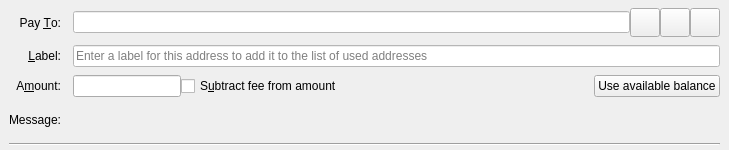
<?xml version="1.0" encoding="UTF-8"?>
<ui version="4.0">
 <class>SendCoinsEntry</class>
 <widget class="QStackedWidget" name="SendCoinsEntry">
  <property name="geometry">
   <rect>
    <x>0</x>
    <y>0</y>
    <width>729</width>
    <height>150</height>
   </rect>
  </property>
  <property name="focusPolicy">
   <enum>Qt::TabFocus</enum>
  </property>
  <property name="autoFillBackground">
   <bool>false</bool>
  </property>
  <widget class="QFrame" name="SendCoins">
   <property name="frameShape">
    <enum>QFrame::NoFrame</enum>
   </property>
   <layout class="QGridLayout" name="gridLayout">
    <property name="topMargin">
     <number>8</number>
    </property>
    <property name="bottomMargin">
     <number>4</number>
    </property>
    <property name="horizontalSpacing">
     <number>12</number>
    </property>
    <property name="verticalSpacing">
     <number>8</number>
    </property>
    <item row="0" column="0">
     <widget class="QLabel" name="payToLabel">
      <property name="text">
       <string>Pay &amp;To:</string>
      </property>
      <property name="alignment">
       <set>Qt::AlignRight|Qt::AlignTrailing|Qt::AlignVCenter</set>
      </property>
      <property name="buddy">
       <cstring>payTo</cstring>
      </property>
     </widget>
    </item>
    <item row="0" column="1">
     <layout class="QHBoxLayout" name="payToLayout">
      <property name="spacing">
       <number>0</number>
      </property>
      <item>
       <widget class="QValidatedLineEdit" name="payTo">
        <property name="styleSheet">
         <string notr="true">#payTo {background-color: rgb(255, 255, 255); color: #000000;selection-color: #ffffff;selection-background-color: #018f01}</string>
        </property>
        <property name="toolTip">
         <string>The Nusacoin address to send the payment to</string>
        </property>
       </widget>
      </item>
      <item>
       <widget class="QToolButton" name="addressBookButton">
        <property name="toolTip">
         <string>Choose previously used address</string>
        </property>
        <property name="text">
         <string/>
        </property>
        <property name="icon">
         <iconset resource="../nusacoin.qrc">
          <normaloff>:/icons/address-book</normaloff>:/icons/address-book</iconset>
        </property>
        <property name="iconSize">
         <size>
          <width>22</width>
          <height>22</height>
         </size>
        </property>
        <property name="shortcut">
         <string>Alt+A</string>
        </property>
       </widget>
      </item>
      <item>
       <widget class="QToolButton" name="pasteButton">
        <property name="toolTip">
         <string>Paste address from clipboard</string>
        </property>
        <property name="text">
         <string/>
        </property>
        <property name="icon">
         <iconset resource="../nusacoin.qrc">
          <normaloff>:/icons/editpaste</normaloff>:/icons/editpaste</iconset>
        </property>
        <property name="iconSize">
         <size>
          <width>22</width>
          <height>22</height>
         </size>
        </property>
        <property name="shortcut">
         <string>Alt+P</string>
        </property>
       </widget>
      </item>
      <item>
       <widget class="QToolButton" name="deleteButton">
        <property name="toolTip">
         <string>Remove this entry</string>
        </property>
        <property name="text">
         <string/>
        </property>
        <property name="icon">
         <iconset resource="../nusacoin.qrc">
          <normaloff>:/icons/remove</normaloff>:/icons/remove</iconset>
        </property>
        <property name="iconSize">
         <size>
          <width>22</width>
          <height>22</height>
         </size>
        </property>
       </widget>
      </item>
     </layout>
    </item>
    <item row="1" column="0">
     <widget class="QLabel" name="labellLabel">
      <property name="text">
       <string>&amp;Label:</string>
      </property>
      <property name="alignment">
       <set>Qt::AlignRight|Qt::AlignTrailing|Qt::AlignVCenter</set>
      </property>
      <property name="buddy">
       <cstring>addAsLabel</cstring>
      </property>
     </widget>
    </item>
    <item row="1" column="1">
     <widget class="QLineEdit" name="addAsLabel">
      <property name="styleSheet">
         <string notr="true">QLineEdit {background-color: rgb(255, 255, 255); color: #000000;selection-color: #ffffff;selection-background-color: #018f01}</string>
        </property>
      <property name="toolTip">
       <string>Enter a label for this address to add it to the list of used addresses</string>
      </property>
      <property name="placeholderText">
       <string>Enter a label for this address to add it to the list of used addresses</string>
      </property>
     </widget>
    </item>
    <item row="2" column="0">
     <widget class="QLabel" name="amountLabel">
      <property name="text">
       <string>A&amp;mount:</string>
      </property>
      <property name="alignment">
       <set>Qt::AlignRight|Qt::AlignTrailing|Qt::AlignVCenter</set>
      </property>
      <property name="buddy">
       <cstring>payAmount</cstring>
      </property>
     </widget>
    </item>
    <item row="2" column="1">
     <layout class="QHBoxLayout" name="horizontalLayoutAmount" stretch="0,1,0">
      <item>
       <widget class="NusacoinAmountField" name="payAmount">
         <property name="toolTip">
          <string>The amount to send in the selected unit</string>
         </property>
       </widget>
      </item>
      <item>
       <widget class="QCheckBox" name="checkboxSubtractFeeFromAmount">
        <property name="toolTip">
         <string>The fee will be deducted from the amount being sent. The recipient will receive less nusacoins than you enter in the amount field. If multiple recipients are selected, the fee is split equally.</string>
        </property>
        <property name="text">
         <string>S&amp;ubtract fee from amount</string>
        </property>
       </widget>
      </item>
      <item>
       <widget class="QPushButton" name="useAvailableBalanceButton">
        <property name="text">
         <string>Use available balance</string>
        </property>
       </widget>
      </item>
     </layout>
    </item>
    <item row="3" column="0">
     <widget class="QLabel" name="messageLabel">
      <property name="text">
       <string>Message:</string>
      </property>
      <property name="alignment">
       <set>Qt::AlignRight|Qt::AlignTrailing|Qt::AlignVCenter</set>
      </property>
     </widget>
    </item>
    <item row="3" column="1">
     <widget class="QLabel" name="messageTextLabel">
      <property name="toolTip">
       <string>A message that was attached to the nusacoin: URI which will be stored with the transaction for your reference. Note: This message will not be sent over the Nusacoin network.</string>
      </property>
      <property name="textFormat">
       <enum>Qt::PlainText</enum>
      </property>
     </widget>
    </item>
    <item row="4" column="0" colspan="2">
     <widget class="Line" name="line">
      <property name="orientation">
       <enum>Qt::Horizontal</enum>
      </property>
     </widget>
    </item>
   </layout>
  </widget>
  <widget class="QFrame" name="SendCoins_UnauthenticatedPaymentRequest">
   <property name="toolTip">
    <string>This is an unauthenticated payment request.</string>
   </property>
   <property name="autoFillBackground">
    <bool>false</bool>
   </property>
   <property name="frameShape">
    <enum>QFrame::NoFrame</enum>
   </property>
   <layout class="QGridLayout" name="gridLayout_is">
    <property name="spacing">
     <number>12</number>
    </property>
    <item row="0" column="0">
     <widget class="QLabel" name="payToLabel_is">
      <property name="text">
       <string>Pay To:</string>
      </property>
      <property name="alignment">
       <set>Qt::AlignRight|Qt::AlignTrailing|Qt::AlignVCenter</set>
      </property>
     </widget>
    </item>
    <item row="0" column="1">
     <layout class="QHBoxLayout" name="payToLayout_is">
      <property name="spacing">
       <number>0</number>
      </property>
      <item>
       <widget class="QLabel" name="payTo_is"/>
      </item>
      <item>
       <widget class="QToolButton" name="deleteButton_is">
        <property name="toolTip">
         <string>Remove this entry</string>
        </property>
        <property name="text">
         <string/>
        </property>
        <property name="icon">
         <iconset resource="../nusacoin.qrc">
          <normaloff>:/icons/remove</normaloff>:/icons/remove</iconset>
        </property>
       </widget>
      </item>
     </layout>
    </item>
    <item row="1" column="0">
     <widget class="QLabel" name="memoLabel_is">
      <property name="text">
       <string>Memo:</string>
      </property>
      <property name="alignment">
       <set>Qt::AlignRight|Qt::AlignTrailing|Qt::AlignVCenter</set>
      </property>
     </widget>
    </item>
    <item row="1" column="1">
     <widget class="QLabel" name="memoTextLabel_is">
      <property name="textFormat">
       <enum>Qt::PlainText</enum>
      </property>
     </widget>
    </item>
    <item row="2" column="0">
     <widget class="QLabel" name="amountLabel_is">
      <property name="text">
       <string>A&amp;mount:</string>
      </property>
      <property name="alignment">
       <set>Qt::AlignRight|Qt::AlignTrailing|Qt::AlignVCenter</set>
      </property>
      <property name="buddy">
       <cstring>payAmount_is</cstring>
      </property>
     </widget>
    </item>
    <item row="2" column="1">
     <widget class="NusacoinAmountField" name="payAmount_is">
      <property name="acceptDrops">
       <bool>false</bool>
      </property>
      <property name="styleSheet">
             <string notr="true">selection-background-color: #018f01; selection-color:white;</string>
            </property>
     </widget>
    </item>
   </layout>
  </widget>
   <property name="toolTip">
    <string>This is an authenticated payment request.</string>
   </property>
   <property name="autoFillBackground">
    <bool>false</bool>
   </property>
   <property name="frameShape">
    <enum>QFrame::NoFrame</enum>
   </property>
   <layout class="QGridLayout" name="gridLayout_s">
    <property name="spacing">
     <number>12</number>
    </property>
    <item row="0" column="0">
     <widget class="QLabel" name="payToLabel_s">
      <property name="text">
       <string>Pay To:</string>
      </property>
      <property name="alignment">
       <set>Qt::AlignRight|Qt::AlignTrailing|Qt::AlignVCenter</set>
      </property>
     </widget>
    </item>
    <item row="0" column="1">
     <layout class="QHBoxLayout" name="payToLayout_s">
      <property name="spacing">
       <number>0</number>
      </property>
      <item>
       <widget class="QLabel" name="payTo_s">
        <property name="textFormat">
         <enum>Qt::PlainText</enum>
        </property>
       </widget>
      </item>
      <item>
       <widget class="QToolButton" name="deleteButton_s">
        <property name="toolTip">
         <string>Remove this entry</string>
        </property>
        <property name="text">
         <string/>
        </property>
        <property name="icon">
         <iconset resource="../nusacoin.qrc">
          <normaloff>:/icons/remove</normaloff>:/icons/remove</iconset>
        </property>
       </widget>
      </item>
     </layout>
    </item>
    <item row="1" column="0">
     <widget class="QLabel" name="memoLabel_s">
      <property name="text">
       <string>Memo:</string>
      </property>
      <property name="alignment">
       <set>Qt::AlignRight|Qt::AlignTrailing|Qt::AlignVCenter</set>
      </property>
     </widget>
    </item>
    <item row="1" column="1">
     <widget class="QLabel" name="memoTextLabel_s">
      <property name="textFormat">
       <enum>Qt::PlainText</enum>
      </property>
     </widget>
    </item>
    <item row="2" column="0">
     <widget class="QLabel" name="amountLabel_s">
      <property name="text">
       <string>A&amp;mount:</string>
      </property>
      <property name="alignment">
       <set>Qt::AlignRight|Qt::AlignTrailing|Qt::AlignVCenter</set>
      </property>
      <property name="buddy">
       <cstring>payAmount_s</cstring>
      </property>
     </widget>
    </item>
    <item row="2" column="1">
     <widget class="NusacoinAmountField" name="payAmount_s">
      <property name="acceptDrops">
       <bool>false</bool>
      </property>
      <property name="styleSheet">
             <string notr="true">selection-background-color: #018f01; selection-color:white;</string>
            </property>
     </widget>
    </item>
   </layout>
  </widget>
 <customwidgets>
  <customwidget>
   <class>QValidatedLineEdit</class>
   <extends>QLineEdit</extends>
   <header>qt/qvalidatedlineedit.h</header>
  </customwidget>
  <customwidget>
   <class>NusacoinAmountField</class>
   <extends>QLineEdit</extends>
   <header>qt/nusacoinamountfield.h</header>
  </customwidget>
 </customwidgets>
 <tabstops>
  <tabstop>payTo</tabstop>
  <tabstop>addressBookButton</tabstop>
  <tabstop>pasteButton</tabstop>
  <tabstop>deleteButton</tabstop>
  <tabstop>addAsLabel</tabstop>
  <tabstop>payAmount</tabstop>
  <tabstop>payAmount_is</tabstop>
  <tabstop>deleteButton_is</tabstop>
  <tabstop>payAmount_s</tabstop>
  <tabstop>deleteButton_s</tabstop>
 </tabstops>
 <resources>
  <include location="../nusacoin.qrc"/>
 </resources>
 <connections/>
</ui>
